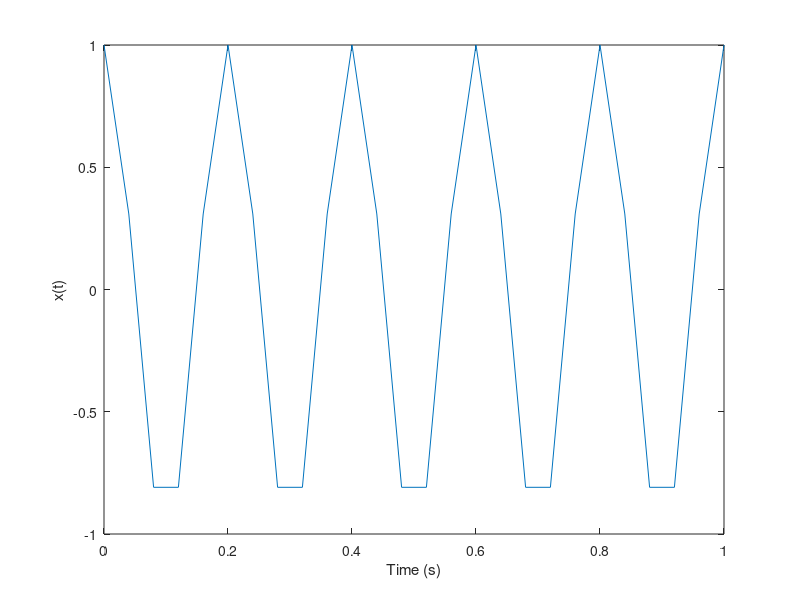
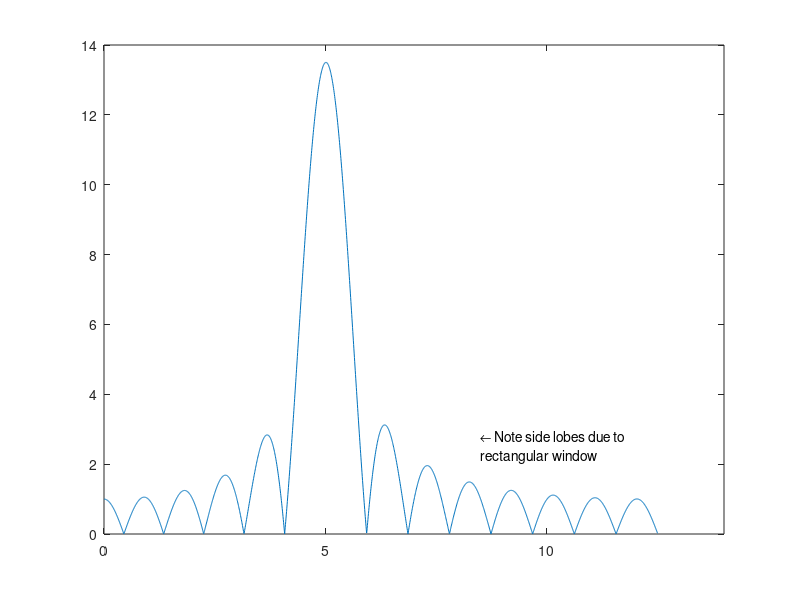
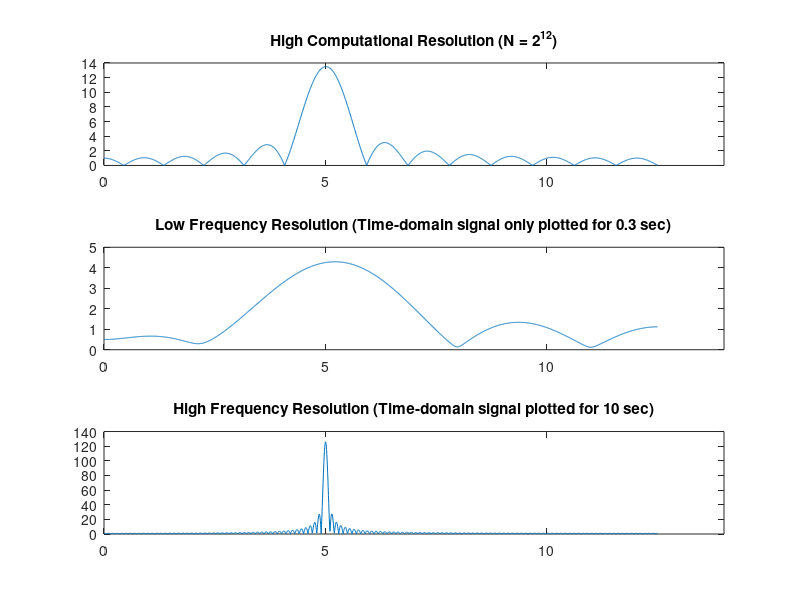
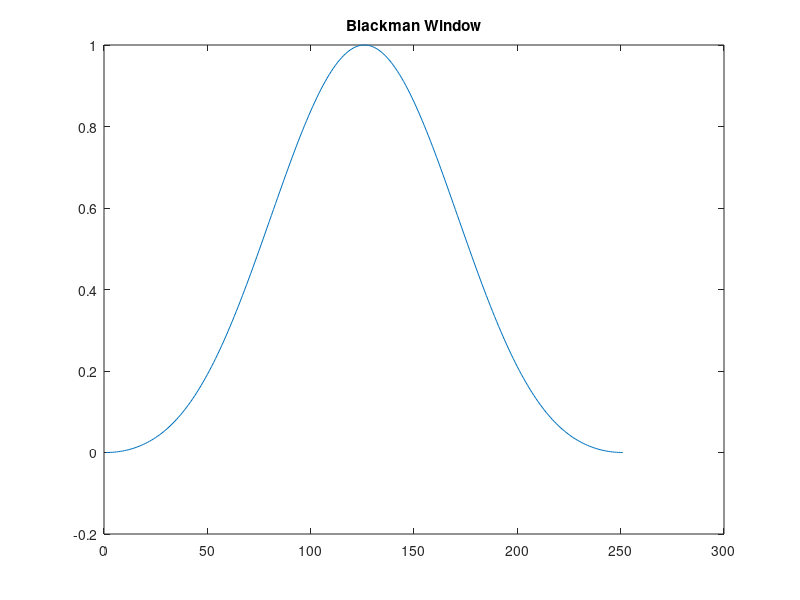

Recreate these plots in MATLAB, in order.
%% Tutorial on Spectrum analysis
% by Dominic Meads
close all
clear 
clc

%% Create signal
% x(t) = cos(2*pi*5*t)

fmax = 5;
fs = 5*fmax;
Ts = 1/fs;
n = 0:1*fs;
t = n*Ts;
x = cos(2*pi*5*t);

figure('Color',[1 1 1]);
h =  plot(t,x);
xlabel('Time (s)');
ylabel('x(t)');

%% Practice using fft
% one-sided spectrum

% Magnitude (usually dont need more than 2^12 points, 2^10 most common)
N = 2^12; % must use power of 2 for fft (otherwise uses DFT)
X = abs(fft(x,N));

% make one sided
X = X(1:end/2);

% create freqeuncy vector to plot
% create N/2 pooints between min freq and max freq (nyquist)
f = linspace(0,fs/2,N/2);
% addtional way to create frequency vector
% f = fs/N*(0:N/2-1);

figure('Color',[1 1 1]);
plot(f,X);
% plot(f,20*log(X));  % to see signals with very different ratios
xticks(0:5:fs/2);
txt = {'\leftarrow Note side lobes due to', 'rectangular window'};
text(8.5,2.5,txt,'FontSize',10);

%% Computational Resolution
% Number of points in the FFT

N = 2^12; %% Keep number of points higher for better COMPUTATIONAL resolution
X = abs(fft(x,N));

X = X(1:end/2);

f = linspace(0,fs/2,N/2);

figure('Color',[1 1 1]);
subplot(3,1,1);
plot(f,X);
xticks(0:5:fs/2);
title('High Computational Resolution (N = 2^{12})');
hold on; 

% Note, to "Zoom in" while using the same number of points,
% you can decrease the sampling frequency (decrease max
% x axis in fft plot)

%% Frequency Resolution
% How long we are looking at the signal

n = 0:0.3*fs; % Rectangular window is smaller
t = n*Ts;
x = cos(2*pi*5*t);
N = 2^12; 
X = abs(fft(x,N));
X = X(1:end/2);
f = linspace(0,fs/2,N/2);
subplot(3,1,2);
plot(f,X);
xticks(0:5:fs/2);
title('Low Frequency Resolution (Time-domain signal only plotted for 0.3 sec)');

% look for longer

n = 0:10*fs; % Rectangular window is much larger (10 sec)
t = n*Ts;
x = cos(2*pi*5*t);
N = 2^12; 
X = abs(fft(x,N));
X = X(1:end/2);
f = linspace(0,fs/2,N/2);
subplot(3,1,3);
plot(f,X);
xticks(0:5:fs/2);
title('High Frequency Resolution (Time-domain signal plotted for 10 sec)');

%% Windowing 
% Different windows
% * Blackman (lose a little frequency resolution, but eliminate side lobes)
% * Hamming
% * Hanning
% * rectangular
% * etc...

w = blackman(length(x));
figure('Color',[1 1 1]);
h = plot(w);
title('Blackman Window');

% window the signal
xw = x.*w';
figure('Color',[1 1 1]);
h = plot(xw);
title('Signal Multiplied By Blackman Window');

% comput fft
N = 2^12; 
Xw = abs(fft(xw,N));
Xw = Xw(1:end/2);
f = linspace(0,fs/2,N/2);
figure('Color',[1 1 1]);
plot(f,Xw);
xticks(0:5:fs/2);
txt = {'\leftarrow No side lobes', 'Blackman window'};
text(6.5,10,txt,'FontSize',14);

%% FFT of different window

win = ["Blackman" "Hanning" "Hamming" "Rectangle" "Triangle"];
w = zeros(5,length(x));
w(1,:) = blackman(length(x));
w(2,:) = hann(length(x));
w(3,:) = hamming(length(x));
w(4,:) = rectwin(length(x));
w(5,:) = triang(length(x));

figure('Color',[1 1 1]);
for k = 1:5
    subplot(3,2,k);
    plot(w(k,:));
    title(strcat(win(k),' Window'));
end


% ffts of windows
N = 2^12;
figure('Color',[1 1 1]);
X = zeros(5,N);

figure('Color',[1 1 1]);
for k = 1:5
    subplot(3,2,k);
    X(k,:) = abs(fft(w(k,:),N));
    plot(X(k,:));
    title(strcat('{FFT of }',win(k),' Window'));
end

%% Frequency Response

% Moving average filter Impulse response
B = ones(10,1)/10;

% compute fft and compare to frequnecy response (they are the same)
N = 2^12; 
X = abs(fft(B,N));
X = X(1:end/2);
f = linspace(0,fs/2,N/2);
figure('Color',[1 1 1]);
plot(f,20*log(X));
figure('Color',[1 1 1]);
freqz(B,1,2^10,fs);









